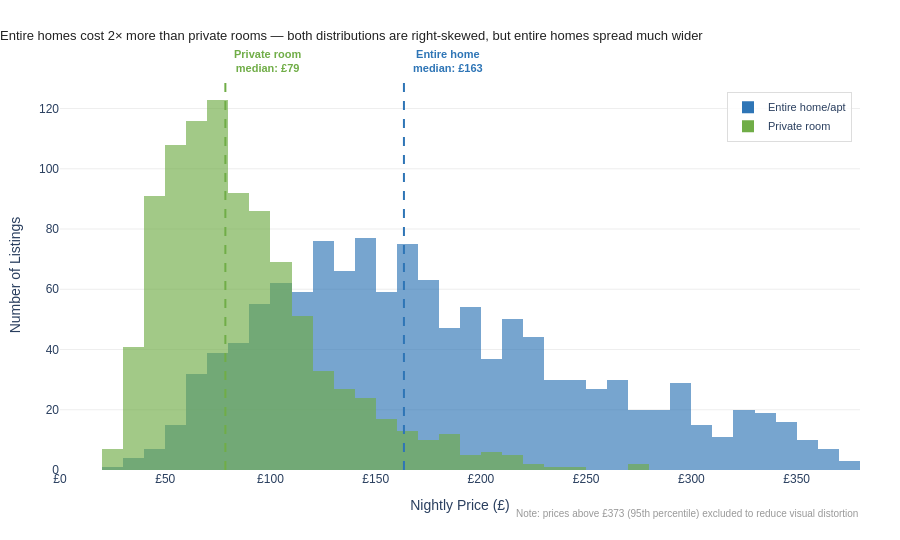

The cell this chart's notebook holds for it:
### Markdown cell above
## Task 1 — Histogram: price by room type (overlapping distributions)

**What to build:** A histogram showing price distributions for **Entire home/apt vs Private room** (exclude Shared room — too few observations) overlaid on the same chart.

**Requirements:**
- Both room types on the same chart (use `color='room_type'`)
- `barmode='overlay'` with `opacity=0.6` so both distributions are visible
- A vertical line for the median of EACH room type, differently coloured
- Insight title comparing the two distributions

> 💡 `df_cap[df_cap['room_type'].isin(['Entire home/apt','Private room'])]`

### Code cell
# Task 1
# YOUR CODE HERE

df_two = df_cap[df_cap['room_type'].isin(['Entire home/apt', 'Private room'])].copy()

COLOR_MAP = {
    'Entire home/apt': '#2E75B6',
    'Private room':    '#70AD47',
}

fig1 = px.histogram(
    df_two,
    x='price',
    color='room_type',
    nbins=50,
    barmode='overlay',
    opacity=0.65,
    color_discrete_map=COLOR_MAP,
    labels={
        'price': 'Nightly Price (£)',
        'count': 'Number of Listings',
        'room_type': '',
    },
    height=540,
)

for room, color in COLOR_MAP.items():
    med = df_two.loc[df_two['room_type'] == room, 'price'].median()
    short_label = 'Entire home' if 'Entire' in room else 'Private room'
    fig1.add_vline(
        x=med,
        line_dash='dash',
        line_color=color,
        line_width=2,
        annotation=dict(
            text=f"<b>{short_label}<br>median: £{med:.0f}</b>",
            font=dict(color=color, size=11, family='Arial'),
            xanchor='left',
            yanchor='bottom',   # anchor at bottom so label sits ABOVE line top cleanly
            xshift=7,
            yshift=4,
        )
    )

fig1.add_annotation(
    x=1.0, y=-0.13,
    xref='paper', yref='paper',
    text=f"Note: prices above £{p95:.0f} (95th percentile) excluded to reduce visual distortion",
    font=dict(size=10, color='#999999', family='Arial'),
    align='right',
    showarrow=False,
    xanchor='right',
)

fig1.update_layout(
    title=dict(
        text=(
            "Entire homes cost 2× more than private rooms — "
            "both distributions are right-skewed, but entire homes spread much wider"
        ),
        font=dict(size=13, family='Arial', color='#222222'),
        x=0,
        xanchor='left',
        pad=dict(b=10),
    ),
    plot_bgcolor='white',
    paper_bgcolor='white',
    font=dict(family='Arial', size=12),
    xaxis=dict(
        showgrid=False,
        title='Nightly Price (£)',
        range=[0, p95 * 1.02],
        tickprefix='£',
    ),
    yaxis=dict(
        gridcolor='#EEEEEE',
        title='Number of Listings',
    ),
    
    legend=dict(
        title='',
        orientation='v',
        yanchor='top',    y=0.97,
        xanchor='right',  x=0.99,
        bgcolor='rgba(255,255,255,0.85)',
        bordercolor='#DDDDDD',
        borderwidth=1,
        font=dict(size=11),
    ),
    margin=dict(l=60, r=40, t=80, b=70),
)

fig1.show()

### Figure 1 — Plotly figure (JSON) as saved in the notebook; plotly's stock layout.template omitted (floating-point values rounded to 4 significant figures; data arrays with more than 128 entries replaced by an {"elided": "..."} marker saying what was removed)
{"data": [{"bingroup": "x", "hovertemplate": "=Entire home/apt<br>Nightly Price (£)=%{x}<br>count=%{y}<extra></extra>", "legendgroup": "Entire home/apt", "marker": {"color": "#2E75B6", "opacity": 0.65, "pattern": {"shape": ""}}, "name": "Entire home/apt", "nbinsx": 50, "orientation": "v", "showlegend": true, "type": "histogram", "x": {"elided": "1251 float values"}, "xaxis": "x", "yaxis": "y"}, {"bingroup": "x", "hovertemplate": "=Private room<br>Nightly Price (£)=%{x}<br>count=%{y}<extra></extra>", "legendgroup": "Private room", "marker": {"color": "#70AD47", "opacity": 0.65, "pattern": {"shape": ""}}, "name": "Private room", "nbinsx": 50, "orientation": "v", "showlegend": true, "type": "histogram", "x": {"elided": "942 float values"}, "xaxis": "x", "yaxis": "y"}], "layout": {"annotations": [{"font": {"color": "#2E75B6", "family": "Arial", "size": 11}, "showarrow": false, "text": "<b>Entire home<br>median: £163</b>", "x": 163.4, "xanchor": "left", "xref": "x", "xshift": 7, "y": 1, "yanchor": "bottom", "yref": "y domain", "yshift": 4}, {"font": {"color": "#70AD47", "family": "Arial", "size": 11}, "showarrow": false, "text": "<b>Private room<br>median: £79</b>", "x": 78.57, "xanchor": "left", "xref": "x", "xshift": 7, "y": 1, "yanchor": "bottom", "yref": "y domain", "yshift": 4}, {"align": "right", "font": {"color": "#999999", "family": "Arial", "size": 10}, "showarrow": false, "text": "Note: prices above £373 (95th percentile) excluded to reduce visual distortion", "x": 1, "xanchor": "right", "xref": "paper", "y": -0.13, "yref": "paper"}], "barmode": "overlay", "font": {"family": "Arial", "size": 12}, "height": 540, "legend": {"bgcolor": "rgba(255,255,255,0.85)", "bordercolor": "#DDDDDD", "borderwidth": 1, "font": {"size": 11}, "orientation": "v", "title": {"text": ""}, "tracegroupgap": 0, "x": 0.99, "xanchor": "right", "y": 0.97, "yanchor": "top"}, "margin": {"b": 70, "l": 60, "r": 40, "t": 80}, "paper_bgcolor": "white", "plot_bgcolor": "white", "shapes": [{"line": {"color": "#2E75B6", "dash": "dash", "width": 2}, "type": "line", "x0": 163.4, "x1": 163.4, "xref": "x", "y0": 0, "y1": 1, "yref": "y domain"}, {"line": {"color": "#70AD47", "dash": "dash", "width": 2}, "type": "line", "x0": 78.57, "x1": 78.57, "xref": "x", "y0": 0, "y1": 1, "yref": "y domain"}], "title": {"font": {"color": "#222222", "family": "Arial", "size": 13}, "pad": {"b": 10}, "text": "Entire homes cost 2× more than private rooms — both distributions are right-skewed, but entire homes spread much wider", "x": 0, "xanchor": "left"}, "xaxis": {"anchor": "y", "domain": [0, 1], "range": [0, 380.1], "showgrid": false, "tickprefix": "£", "title": {"text": "Nightly Price (£)"}}, "yaxis": {"anchor": "x", "domain": [0, 1], "gridcolor": "#EEEEEE", "title": {"text": "Number of Listings"}}}}
